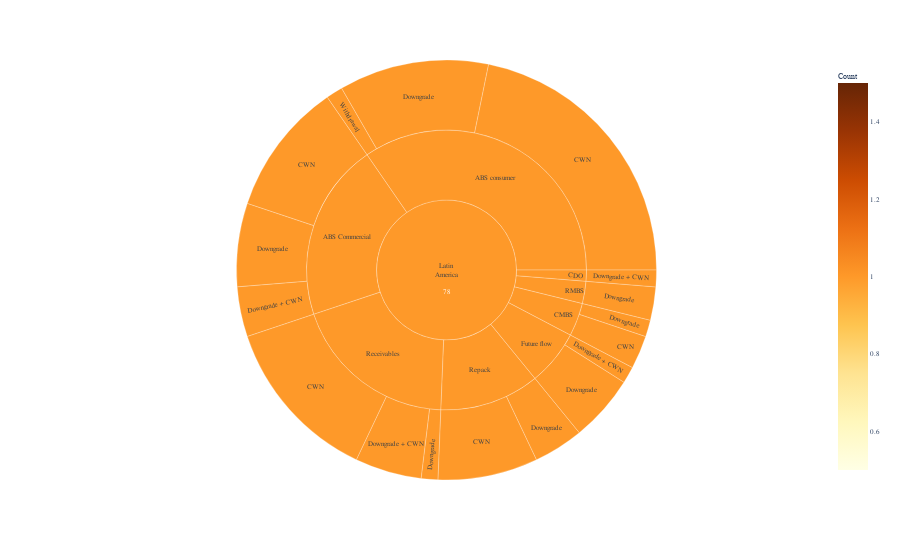

Write notebook code for a chart like this one.
### Code cell
fig_latam=px.sunburst(df_latam,path=['Region','Asset Class','Rating Type'],values='Count',
                color = 'Count',
                 color_continuous_scale='YlOrBr')

fig_latam.update_traces(marker=dict(line=dict( width=.25)))
fig_latam.update_layout( #uniformtext_minsize=7,uniformtext_mode='hide',
                   font=dict(
        family="Arial black",
        size=7 #,
       # color="#712300"
         ),
        annotations=[dict(text="{:,}".format(sum(df_latam['Count'])),
                          #complicated line of code - this formats the number to have commas, so 1,000 vs 1000
                          #then sums the count column to give an accurate count
                          showarrow=False,
                          x=.5,y=.45,
                          font=dict(color="white",family="Arial Black",size=7))])

fig_latam.show()

### Figure 1 — Plotly figure (JSON) as saved in the notebook; plotly's stock layout.template omitted (floating-point values rounded to 4 significant figures)
{"data": [{"branchvalues": "total", "customdata": [[1], [1], [1], [1], [1], [1], [1], [1], [1], [1], [1], [1], [1], [1], [1], [1], [1], [1], [1], [1], [1], [1], [1], [1], [1], [1]], "domain": {"x": [0, 1], "y": [0, 1]}, "hovertemplate": "labels=%{label}<br>Count_sum=%{value}<br>parent=%{parent}<br>id=%{id}<br>Count=%{color}<extra></extra>", "ids": ["Latin<br>America/ABS Commercial/CWN", "Latin<br>America/ABS consumer/CWN", "Latin<br>America/CMBS/CWN", "Latin<br>America/Receivables/CWN", "Latin<br>America/Repack/CWN", "Latin<br>America/ABS Commercial/Downgrade", "Latin<br>America/ABS consumer/Downgrade", "Latin<br>America/CMBS/Downgrade", "Latin<br>America/Future flow/Downgrade", "Latin<br>America/RMBS/Downgrade", "Latin<br>America/Receivables/Downgrade", "Latin<br>America/Repack/Downgrade", "Latin<br>America/ABS Commercial/Downgrade + CWN", "Latin<br>America/CDO/Downgrade + CWN", "Latin<br>America/Future flow/Downgrade + CWN", "Latin<br>America/Receivables/Downgrade + CWN", "Latin<br>America/ABS consumer/Withdrawal", "Latin<br>America/ABS Commercial", "Latin<br>America/ABS consumer", "Latin<br>America/CDO", "Latin<br>America/CMBS", "Latin<br>America/Future flow", "Latin<br>America/RMBS", "Latin<br>America/Receivables", "Latin<br>America/Repack", "Latin<br>America"], "labels": ["CWN", "CWN", "CWN", "CWN", "CWN", "Downgrade", "Downgrade", "Downgrade", "Downgrade", "Downgrade", "Downgrade", "Downgrade", "Downgrade + CWN", "Downgrade + CWN", "Downgrade + CWN", "Downgrade + CWN", "Withdrawal", "ABS Commercial", "ABS consumer", "CDO", "CMBS", "Future flow", "RMBS", "Receivables", "Repack", "Latin<br>America"], "marker": {"coloraxis": "coloraxis", "colors": [1, 1, 1, 1, 1, 1, 1, 1, 1, 1, 1, 1, 1, 1, 1, 1, 1, 1, 1, 1, 1, 1, 1, 1, 1, 1], "line": {"width": 0.25}}, "name": "", "parents": ["Latin<br>America/ABS Commercial", "Latin<br>America/ABS consumer", "Latin<br>America/CMBS", "Latin<br>America/Receivables", "Latin<br>America/Repack", "Latin<br>America/ABS Commercial", "Latin<br>America/ABS consumer", "Latin<br>America/CMBS", "Latin<br>America/Future flow", "Latin<br>America/RMBS", "Latin<br>America/Receivables", "Latin<br>America/Repack", "Latin<br>America/ABS Commercial", "Latin<br>America/CDO", "Latin<br>America/Future flow", "Latin<br>America/Receivables", "Latin<br>America/ABS consumer", "Latin<br>America", "Latin<br>America", "Latin<br>America", "Latin<br>America", "Latin<br>America", "Latin<br>America", "Latin<br>America", "Latin<br>America", ""], "type": "sunburst", "values": [8, 17, 2, 10, 6, 5, 9, 1, 4, 2, 1, 3, 3, 1, 1, 4, 1, 16, 27, 1, 3, 5, 2, 15, 9, 78]}], "layout": {"annotations": [{"font": {"color": "white", "family": "Arial Black", "size": 7}, "showarrow": false, "text": "78", "x": 0.5, "y": 0.45}], "coloraxis": {"colorbar": {"title": {"text": "Count"}}, "colorscale": [[0, "rgb(255,255,229)"], [0.125, "rgb(255,247,188)"], [0.25, "rgb(254,227,145)"], [0.375, "rgb(254,196,79)"], [0.5, "rgb(254,153,41)"], [0.625, "rgb(236,112,20)"], [0.75, "rgb(204,76,2)"], [0.875, "rgb(153,52,4)"], [1, "rgb(102,37,6)"]]}, "font": {"family": "Arial black", "size": 7}, "legend": {"tracegroupgap": 0}, "margin": {"t": 60}}}
